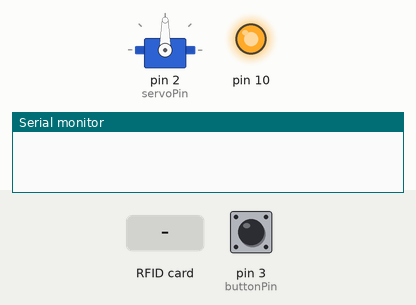
This sketch was run on a simulated Arduino Uno, built with avr-gcc and run on an emulated ATmega328P. Parts: servo, output pins drawn as LEDs (lit = HIGH), the last lines printed to the serial monitor. Inputs (shaded band) come from the test bench; at power-on: pin 3 (buttonPin) LOW.

Above: at 1.2 s.
1.3 s: RFID card 5E 7A 19 C4 held to the reader
At 2.8 s:
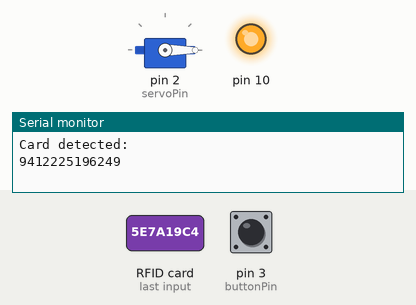
3.1 s: pin 3 (buttonPin) pulled HIGH for 0.65 s
At 4.6 s:
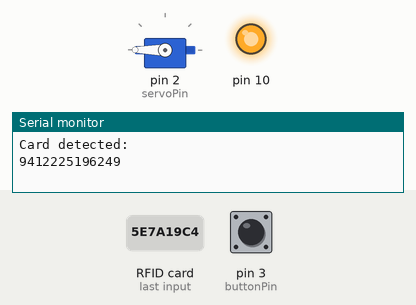
Timing chart, 0 to 6.1 s (numbered marks = the images above; inputs shaded):
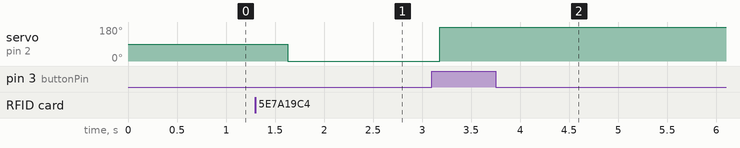

Measured:
- after the input at 1.3 s, servo on pin 2 (servoPin): 90° → 0° after 0.33 s
- after the input at 3.1 s, servo on pin 2 (servoPin): 0° → 180° after 0.08 s

The sketch:

Code.ino
```cpp
/*
Project: Arduino Keypad & RFID Servo Lock System

Description:
This project implements a dual-authentication access control system using
an RFID module and a push-button/keypad input. When a valid RFID card is
detected or input is triggered, a servo motor actuates to simulate a lock.

Components:
- Arduino Uno/Nano
- MFRC522 RFID Module
- Servo Motor (SG90)
- Push Button (or keypad input)
- Jumper wires

Author: Isaiah Hernandez
*/
#include <SPI.h>
#include <RFID.h>
#include <Servo.h>

// RFID Pins
#define SDA_DIO 9
#define RESET_DIO 8

// Create RFID instance
RFID RC522(SDA_DIO, RESET_DIO);

// Servo setup
Servo lockServo;
const int servoPin = 2;
const int buttonPin = 3;

void setup() {
  Serial.begin(9600);

  SPI.begin();
  RC522.init();

  lockServo.attach(servoPin);

  pinMode(buttonPin, INPUT);
}

void loop() {

  // RFID Detection
  if (RC522.isCard()) {
    RC522.readCardSerial();

    Serial.println("Card detected:");
    for (int i = 0; i < 5; i++) {
      Serial.print(RC522.serNum[i], DEC);
    }
    Serial.println();

    unlock();
  }

  // Button Input (simulating keypad/manual override)
  if (digitalRead(buttonPin) == HIGH) {
    lock();
  }

  delay(500);
}

// Unlock function
void unlock() {
  lockServo.write(0);
  delay(500);
}

// Lock function
void lock() {
  lockServo.write(180);
  delay(500);
}
```
